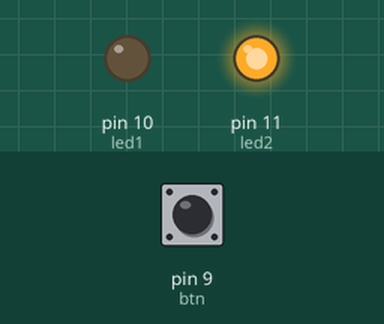
Simulated run of this sketch. Board: Arduino Uno, built with avr-gcc and run on an emulated ATmega328P. Shown: output pins drawn as LEDs (lit = HIGH). Inputs (shaded band) come from the test bench; at power-on: pin 9 (btn) LOW.

Above: at 1.2 s.
1.3 s: pin 9 (btn) pulled HIGH for 0.15 s
At 1.37 s:
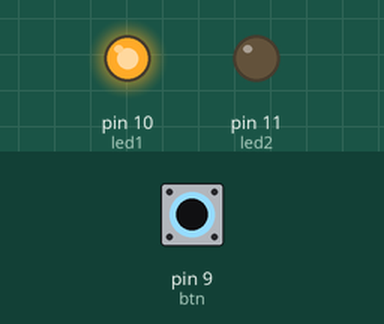
2.9 s: pin 9 (btn) pulled HIGH for 3.2 s
At 7.5 s:
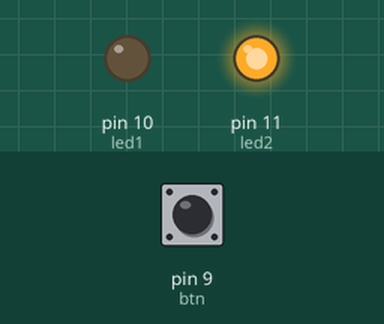
Timing chart, 0 to 9.0 s (numbered marks = the images above; inputs shaded):
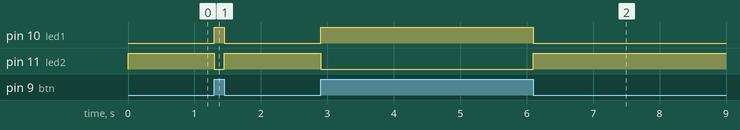

Measured:
- after the input at 1.3 s, pin 10 (led1): LOW → HIGH at once, → LOW 0.15 s later; pin 11 (led2): HIGH → LOW at once, → HIGH 0.15 s later
- after the input at 2.9 s, pin 10 (led1): LOW → HIGH at once, → LOW 3.2 s later; pin 11 (led2): HIGH → LOW at once, → HIGH 3.2 s later

The sketch:

serialInputBtn.ino
```cpp
int led1 = 10;
int led2 = 11;
int btn = 9;

void setup() {

  // put your setup code here, to run once:
  pinMode(led1,OUTPUT);
  pinMode(led2,OUTPUT);
  pinMode(btn,INPUT);
}

void loop() {
  if(digitalRead(btn) == HIGH){
    digitalWrite(led1,HIGH);
    digitalWrite(led2,LOW);
  }

  if(digitalRead(btn) == LOW){
    digitalWrite(led1,LOW);
    digitalWrite(led2,HIGH);
  }
}
```
